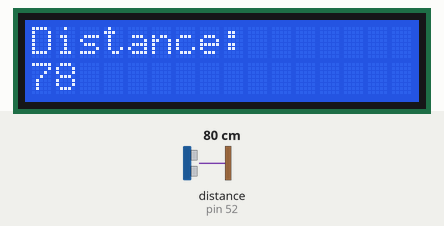
The sketch below on a simulated Arduino Mega 2560, built with avr-gcc and run on an emulated ATmega2560. Shown: 16×2 character LCD. Wiring (inferred from the names in the program): ultrasonic range finder: trigger pin 50; echo pin 52. The inputs (shaded band) are chosen by the test bench; at power-on: distance to the obstacle (sensor on pin 52) 80 cm. The echo pulse lasts 58.3 µs per cm.

Above: at 1.2 s.
1.3 s: distance to the obstacle (sensor on pin 52) set to 2 cm
At 4.4 s:
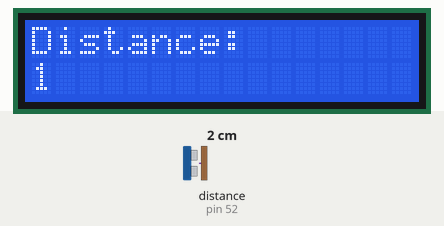
9.0 s: distance to the obstacle (sensor on pin 52) set to 4 cm
At 9.3 s:
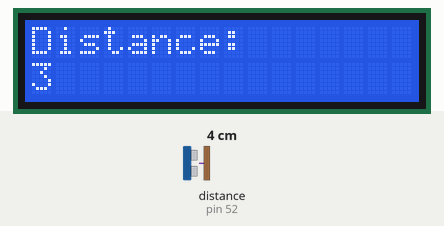
13.5 s: distance to the obstacle (sensor on pin 52) set to 9 cm
At 15.4 s:
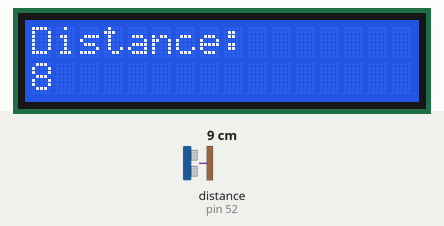
Timing chart, 0 to 16.9 s (numbered marks = the images above; inputs shaded):
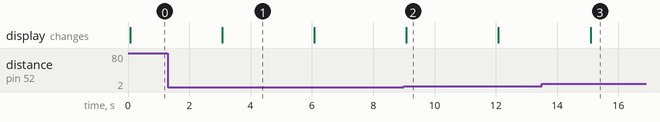

Measured:
- after the input at 1.3 s, the display: first differs from a run without the input after 1.8 s (image 1)
- after the input at 9.0 s, the display: first differs from a run without the input after 0.08 s (image 2)
- after the input at 13.5 s, the display: first differs from a run without the input after 1.6 s (image 3)
- what the display in image 1 shows lasts 3.0 s, from 3.1 s to 6.1 s

The sketch:

lcdUltraSonic.ino
```cpp
// LCD setup
#include <LiquidCrystal.h>
LiquidCrystal lcd(53,51,49,47,45,43);

// SuperSonic setup
const int trigPin = 50;
const int echoPin = 52;
long duration;
long distance;

void setup(){
  pinMode(trigPin, OUTPUT);
  pinMode(echoPin, INPUT);
  lcd.begin(16,2);
}

void loop() {
  digitalWrite(trigPin, LOW);
  delayMicroseconds(2);
  // Sets the trigPin on HIGH state for 10 micro seconds
  digitalWrite(trigPin, HIGH);
  delayMicroseconds(10);
  digitalWrite(trigPin, LOW);
  // Reads the echoPin, returns the sound wave travel time in microseconds
  duration = pulseIn(echoPin, HIGH);
  // Calculating the distance
  distance= duration*0.034/2;

  lcd.print("Distance: ");
  lcd.setCursor(0, 1);
  lcd.print(distance);
  delay(3000);
  lcd.clear();
}
```
